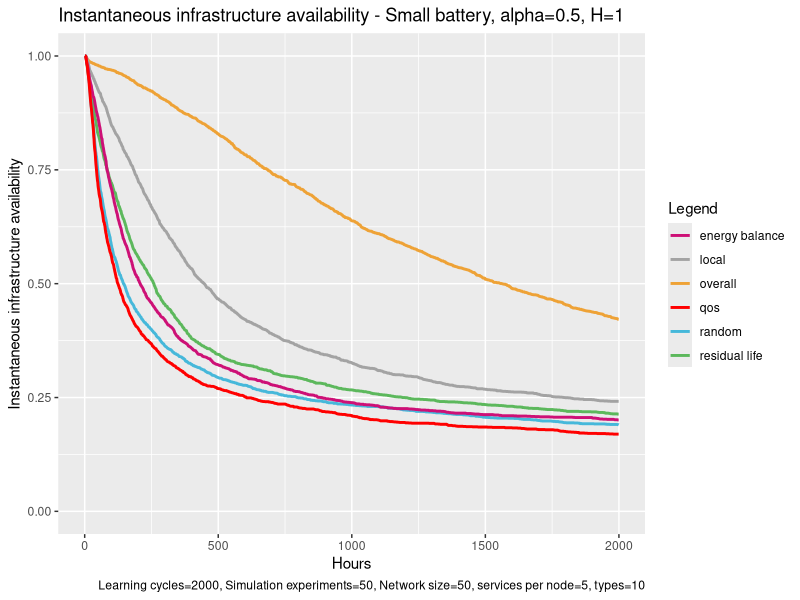

Write the R code that produced this figure.
# execute all lines: ctrl + shift + enter

library(ggplot2)

# set working directory here
setwd(dirname(rstudioapi::getSourceEditorContext()$path))

overall <- read.table("exp_assembly_overall_energy_template.txt", 
                      header = F,
                      sep = " ",
                      col.names= c("overallx", "overally")
)

random <- read.table("exp_assembly_random.txt", 
                     header = F,
                     sep = " ",
                     col.names= c("randomx", "randomy")
)

res <- read.table("exp_assembly_residual_life_template.txt", 
                  header = F,
                  sep = " ",
                  col.names= c("resx","resy")
)

local <- read.table("exp_assembly_local_energy_template.txt", 
                    header = F,
                    sep = " ",
                    col.names= c("locx","locy")
)

learning <- read.table("exp_assembly_energyAware.txt", 
                          header = F,
                          sep = " ",
                          col.names= c("enx","eny")
)

qos <- read.table("exp_assembly_QoS.txt", 
                       header = F,
                       sep = " ",
                       col.names= c("qosx","qosy")
)


overall_x <- overall$overallx
overall_y <- overall$overally

random_y <- random$randomy
res_y <- res$resy
local_y <- local$locy
energyAware_y <- learning$eny
qos_y <- qos$qosy

head(overall)

colors <- c("overall" = "#EEA236", "residual life" = "#5CB85C", "random" = "#46B8DA", "local"="gray64", "energy balance"="deeppink3", "qos"="#FF0000")

ggplot(data=local, aes(x=overall_x, col = group)) + 
  
  geom_line(aes(y = overall_y, color = "overall"), size = 1) +
  geom_line(aes(y = res_y, color = "residual life"), size = 1) +
  geom_line(aes(y = random_y, color = "random"), size = 1) +
  geom_line(aes(y = local_y, color = "local"), size = 1) +
  geom_line(aes(y = energyAware_y, color = "energy balance"), size = 1) +
  geom_line(aes(y = qos_y, color = "qos"), size = 1)  +
  ylim(0, 1.0) +
  
  labs(x = "Hours",
       y = "Instantaneous infrastructure availability",
       color = "Legend",
       title = "Instantaneous infrastructure availability - Small battery, alpha=0.5, H=1", 
       caption = "Learning cycles=2000, Simulation experiments=50, Network size=50, services per node=5, types=10") +
  
  scale_color_manual(values = colors)
